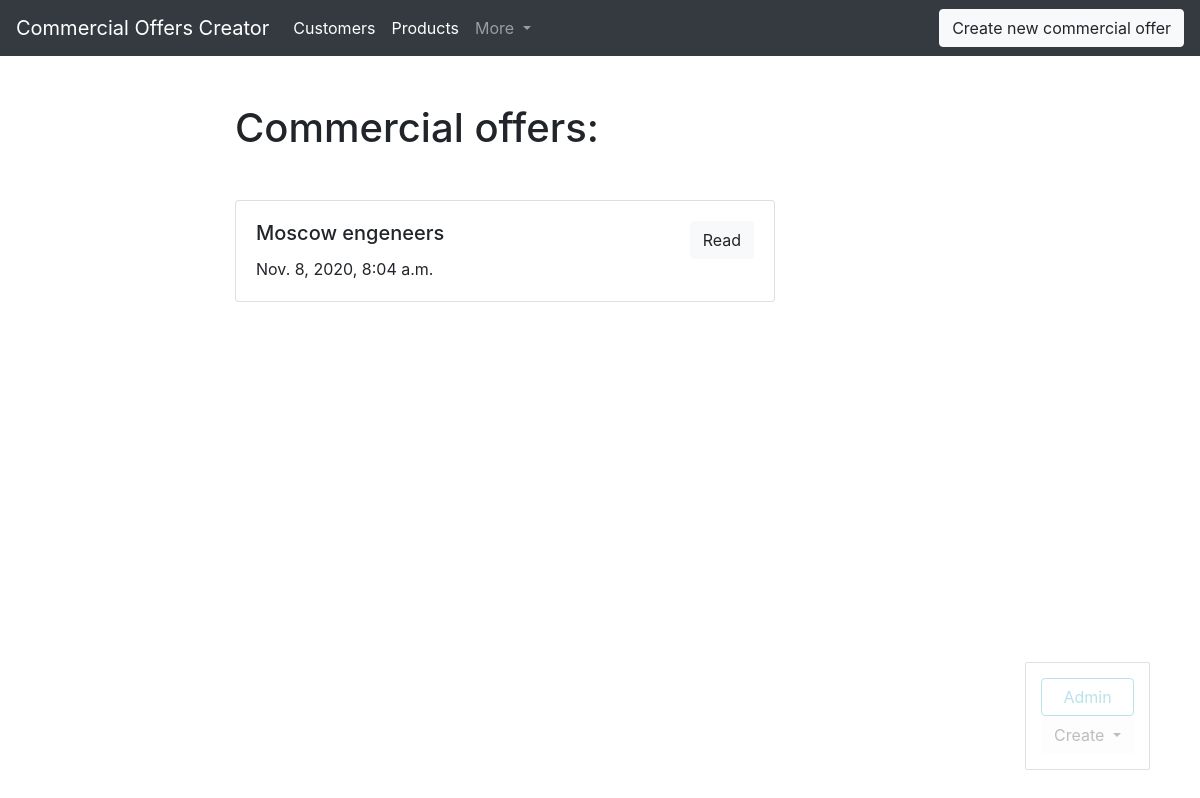
The page /COC/ (signed in) on the database its author committed.
### COC/models.py (models this page shows, shortened)
class CommercialOffer(models.Model):
    id = models.AutoField(primary_key=True) #id==articul
    creation_date = models.DateTimeField(auto_now_add=True)
    customer = models.ForeignKey(Customer, on_delete = models.CASCADE, blank=True)
    products = models.ManyToManyField('Product', blank=True)
    total = models.DecimalField(decimal_places=2, max_digits=10, blank=True, null=True)
    def get_absolut_url(self):
        return reverse('commercial_offer_ditail_url', kwargs={'id': self.id})

class Customer(models.Model):
    denomination = models.CharField(max_length=150, db_index=True)
    id = models.AutoField(primary_key=True)
    address = models.CharField(max_length=150)
    index = models.CharField(max_length=6)
    telephone = models.CharField(max_length=11)
    contactPersonPhoneNumber = models.CharField(max_length=11, blank=True)
    contactPersonEmail = models.CharField(max_length=50, blank=True)
    price_group_discounts = models.ManyToManyField('PriceGroupDiscount', blank=True)

### COC/views.py (the view)
# urls.py: path('', commercial_offers, name='commercial_offers_list_url'),
def commercial_offers(request):
    commercialoffers = CommercialOffer.objects.all()
    return render(request, 'COC/commercial_offers_list.html', context={'commercialoffers': commercialoffers})

### COC/templates/COC/commercial_offers_list.html (shortened to what this page needs)
{% extends 'COC/base_COC.html' %}
{% block content %}
  <h1 class="mb-5">Commercial offers:</h1>
  {% for commercialoffer in commercialoffers %}
    {% include 'COC/includes/commercial_offer_card_template.html' %}
  {% endfor %}
{% endblock %}

### COC/templates/COC/includes/commercial_offer_card_template.html
<div class="card mb-4">
  <div class="card-body">
    <div class="row">
      <div class="col-sm-6">
        <h5 class="card-title">{{commercialoffer.customer.denomination}}</h5>
        <p class="card-text">{{commercialoffer.creation_date}}</p>
      </div>
      <div class="col-sm-6 text-right">
        <a href="{{ commercialoffer.get_absolut_url }}" class="btn btn-light">Read</a>
      </div>
    </div>
  </div>
</div>

### rows shown on the page
CommercialOffer: customer.denomination "Moscow engeneers", creation_date "Nov. 8, 2020, 8:04 a.m."
